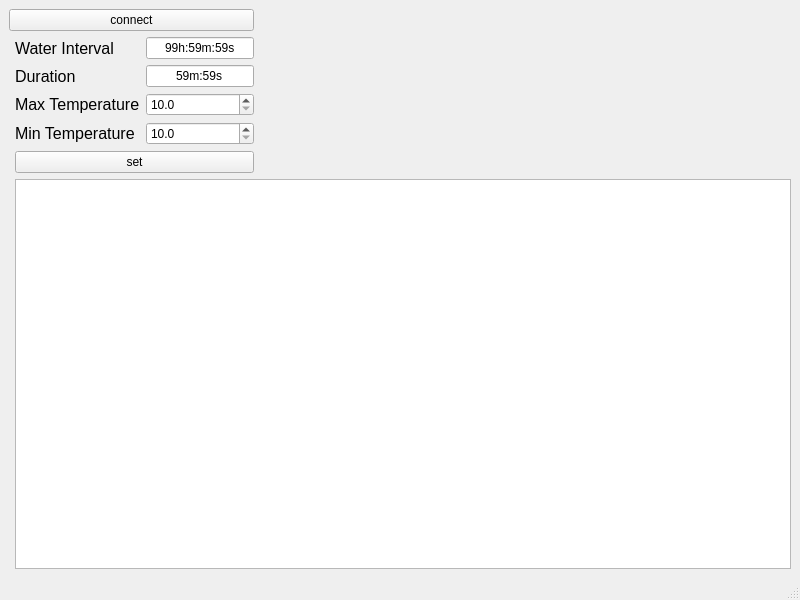
<?xml version="1.0" encoding="UTF-8"?>
<ui version="4.0">
 <class>MainWindow</class>
 <widget class="QMainWindow" name="MainWindow">
  <property name="geometry">
   <rect>
    <x>0</x>
    <y>0</y>
    <width>800</width>
    <height>600</height>
   </rect>
  </property>
  <property name="windowTitle">
   <string>MainWindow</string>
  </property>
  <widget class="QWidget" name="centralwidget">
   <layout class="QGridLayout" name="gridLayout_2">
    <item row="4" column="3">
     <widget class="QDoubleSpinBox" name="minT">
      <property name="decimals">
       <number>1</number>
      </property>
      <property name="minimum">
       <double>10.000000000000000</double>
      </property>
      <property name="maximum">
       <double>99.900000000000006</double>
      </property>
      <property name="singleStep">
       <double>0.200000000000000</double>
      </property>
     </widget>
    </item>
    <item row="3" column="2">
     <widget class="QLabel" name="label_3">
      <property name="font">
       <font>
        <pointsize>12</pointsize>
       </font>
      </property>
      <property name="text">
       <string>Max Temperature</string>
      </property>
     </widget>
    </item>
    <item row="1" column="2">
     <widget class="QLabel" name="label">
      <property name="font">
       <font>
        <pointsize>12</pointsize>
       </font>
      </property>
      <property name="text">
       <string>Water Interval</string>
      </property>
     </widget>
    </item>
    <item row="4" column="2">
     <widget class="QLabel" name="label_4">
      <property name="font">
       <font>
        <pointsize>12</pointsize>
       </font>
      </property>
      <property name="text">
       <string>Min Temperature</string>
      </property>
     </widget>
    </item>
    <item row="5" column="2" colspan="2">
     <widget class="QPushButton" name="set">
      <property name="text">
       <string>set</string>
      </property>
     </widget>
    </item>
    <item row="6" column="2" colspan="4">
     <widget class="QTextBrowser" name="debug"/>
    </item>
    <item row="2" column="2">
     <widget class="QLabel" name="label_2">
      <property name="font">
       <font>
        <pointsize>12</pointsize>
       </font>
      </property>
      <property name="text">
       <string>Duration</string>
      </property>
     </widget>
    </item>
    <item row="3" column="3">
     <widget class="QDoubleSpinBox" name="maxT">
      <property name="decimals">
       <number>1</number>
      </property>
      <property name="minimum">
       <double>10.000000000000000</double>
      </property>
      <property name="maximum">
       <double>99.900000000000006</double>
      </property>
      <property name="singleStep">
       <double>0.200000000000000</double>
      </property>
     </widget>
    </item>
    <item row="2" column="3">
     <widget class="QLineEdit" name="duration">
      <property name="sizePolicy">
       <sizepolicy hsizetype="Minimum" vsizetype="Fixed">
        <horstretch>0</horstretch>
        <verstretch>0</verstretch>
       </sizepolicy>
      </property>
      <property name="inputMask">
       <string>99m:99s</string>
      </property>
      <property name="text">
       <string>59m:59s</string>
      </property>
      <property name="alignment">
       <set>Qt::AlignCenter</set>
      </property>
     </widget>
    </item>
    <item row="1" column="3">
     <widget class="QLineEdit" name="interval">
      <property name="sizePolicy">
       <sizepolicy hsizetype="Minimum" vsizetype="Fixed">
        <horstretch>0</horstretch>
        <verstretch>0</verstretch>
       </sizepolicy>
      </property>
      <property name="inputMask">
       <string>99\h:99m:99s</string>
      </property>
      <property name="text">
       <string>99h:59m:59s</string>
      </property>
      <property name="alignment">
       <set>Qt::AlignCenter</set>
      </property>
     </widget>
    </item>
    <item row="2" column="5">
     <spacer name="horizontalSpacer">
      <property name="orientation">
       <enum>Qt::Horizontal</enum>
      </property>
      <property name="sizeHint" stdset="0">
       <size>
        <width>40</width>
        <height>20</height>
       </size>
      </property>
     </spacer>
    </item>
    <item row="0" column="1" colspan="3">
     <widget class="QPushButton" name="connect">
      <property name="text">
       <string>connect</string>
      </property>
     </widget>
    </item>
   </layout>
   <zorder>label</zorder>
   <zorder>maxT</zorder>
   <zorder>label_2</zorder>
   <zorder>label_3</zorder>
   <zorder>label_4</zorder>
   <zorder>minT</zorder>
   <zorder>horizontalSpacer</zorder>
   <zorder>debug</zorder>
   <zorder>set</zorder>
   <zorder>duration</zorder>
   <zorder>connect</zorder>
   <zorder>interval</zorder>
  </widget>
  <widget class="QStatusBar" name="statusbar"/>
 </widget>
 <tabstops>
  <tabstop>connect</tabstop>
  <tabstop>interval</tabstop>
  <tabstop>duration</tabstop>
  <tabstop>maxT</tabstop>
  <tabstop>minT</tabstop>
  <tabstop>set</tabstop>
  <tabstop>debug</tabstop>
 </tabstops>
 <resources/>
 <connections/>
</ui>
